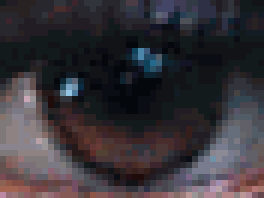
#> input picture assets/testpat.1k.color.tif, 44 x 33 px, given in place of Woman.png, which was not available (shown 6 times larger)
$ python main.py
#> lines starting #> are read from the running program, lines starting #| are printed output that depends on the picture; pictures that were not available may be replaced by others from this repository, and a replacement may not be noted
#> the answer given: 1
### conversion.py
import cv2 as cv
import numpy as np
import utils as ut

save_path_folder = './assets/images/'

def convert_to_yiq(path):
#> called with path = './assets/Woman.png'
  img = cv.imread(path, 3)
#> img is the input picture: shape (33, 44, 3); mean B, G, R 57, 51.4, 55.3
  row, col, ch = img.shape
#> row = 33; col = 44; ch = 3
  blue, green, red = cv.split(img)
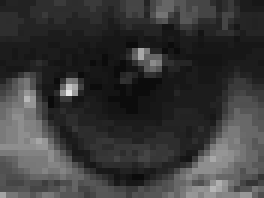
#> blue: shape (33, 44) (shown 6 times larger); min 11, max 228, mean 57
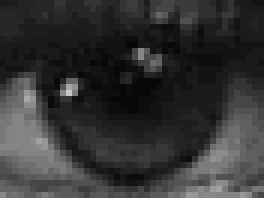
#> green: shape (33, 44) (shown 6 times larger); min 8, max 198, mean 51.4
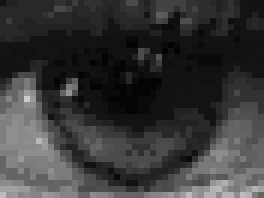
#> red: shape (33, 44) (shown 6 times larger); min 4, max 203, mean 55.3

  y_matrix, i_matrix, q_matrix = ut.create_yiq_matrixes(row, col)

  for i in range(row):
    for j in range(col):
      r = red[i, j]
      g = green[i, j]
      b = blue[i, j]
      # RGB to YIQ
      y_matrix[i, j] = (0.299 * r) + (0.587 * g) + (0.114 * b)
      i_matrix[i, j] = (0.596 * r) - (0.274 * g) - (0.322 * b)
      q_matrix[i, j] = (0.211 * r) - (0.523 * g) + (0.312 * b)
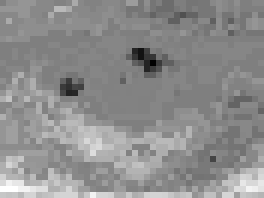
#> i_matrix: shape (33, 44) float64 (shown 6 times larger); min -52.67, max 42.8, mean 0.5; drawn with min black and max white
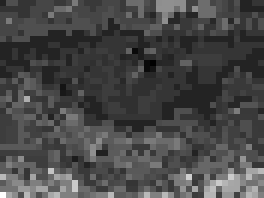
#> q_matrix: shape (33, 44) float64 (shown 6 times larger); min -4.16, max 19.71, mean 2.58; drawn with min black and max white

  return y_matrix, i_matrix, q_matrix

def convert_to_rgb(y_matrix, i_matrix, q_matrix, func):
#> called with func = 'RGB-YIQ-RGB'
  row = y_matrix.shape[0]
#> row = 33
  col = y_matrix.shape[1]
#> col = 44

  r_matrix, g_matrix, b_matrix = ut.create_rgb_matrixes(row, col)

  for x in range(0, row):
    for j in range(0, col):
      y = y_matrix[x, j]
      i = i_matrix[x, j]
      q = q_matrix[x, j]
      # YIQ to RGB
      r_matrix[x, j] = int(min(max((1.000 * y) + (0.956 * i) + (0.621 * q),0),255))
      g_matrix[x, j] = int(min(max((1.000 * y) - (0.272 * i) - (0.647 * q),0),255))
      b_matrix[x, j] = int(min(max((1.000 * y) - (1.106 * i) + (1.703 * q),0),255))

  rgb_img = cv.merge([ r_matrix, g_matrix, b_matrix ])
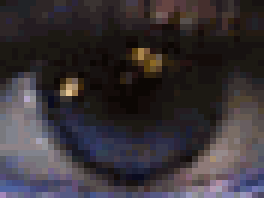
#> rgb_img: shape (33, 44, 3) (shown 6 times larger); mean of channels 0, 1, 2 54.8, 50.7, 56.7; drawn as B, G, R
  name_path = '{}{}.jpg'.format(save_path_folder,func)
  ut.save_image(name_path ,rgb_img)

def rgb_yiq_rgb(path, func):
  y_matrix, i_matrix, q_matrix = convert_to_yiq(path)
  convert_to_rgb(y_matrix, i_matrix, q_matrix, func)

# [99 lines left out: functions negative, negative_in_y, correlacao, not called in this run]

### utils.py
from PIL import Image
import numpy as np
import cv2 as cv

def save_image(url ,img):
	im = Image.fromarray(img)
	# im.show()
	im.save(url)

def create_yiq_matrixes(row, col):
	y_matrix = np.zeros((row, col))
	i_matrix = np.zeros((row, col))
	q_matrix = np.zeros((row, col))
	return y_matrix, i_matrix, q_matrix

def create_rgb_matrixes(row, col):
	r_matrix = np.zeros((row, col), dtype=np.uint8)
	g_matrix = np.zeros((row, col), dtype=np.uint8)
	b_matrix = np.zeros((row, col), dtype=np.uint8)

	return r_matrix, g_matrix, b_matrix

# [100 lines left out: functions create_extended_matrix_y, craete_extended_matrix_rgb_pivot, expansao_de_histograma, read_file, not called in this run]

### main.py
import conversion
import filters
import advancedFunctions as af
import utils as ut

if __name__ == "__main__":
  file = "./assets/Woman.png"
  file_txt  = './assets/input3.txt'
  file_woman_eye = './assets/Woman_eye.png'
  while(True):
#> (the run stopped early here; a loop or call above may not have finished)
